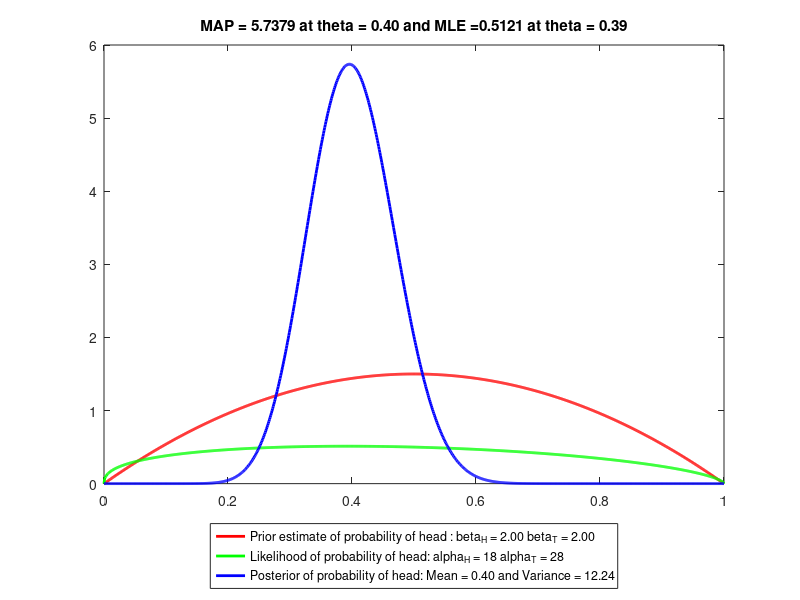

This chart was generated by the following MATLAB code:
clear all
close all
clc

space = 0:0.001:1; % Create x axis to plot the figures in.
%theta = 0.5 % Unbiased coin, change probability for biasing coin.


% Assume Prior that someone tells you out of the 20 times they have flipped
% the coin, the coin gave 11 times heads and 9 times tails. (frequentist assumption)
beta_H = 2 ;
beta_T = 2 ;
prior = betapdf(space,beta_H,beta_T);

% Now Create a sequence of 1000 tosses
sequence = binornd(1,0.5,[1000,1]);

figure
% Lets Loop over and create a posterior pdf everytime we make an
% observation.


alpha_H = 18;
alpha_T = 28;

likelihood = power(space,alpha_H/(alpha_H+alpha_T)).*power((1-space),alpha_T/(alpha_H+alpha_T));
[MLE, ind_mle] = max(likelihood); % MLE

posterior = betapdf(space,alpha_H+beta_H,alpha_T+beta_T);
a=alpha_H+beta_H;
b=alpha_T+beta_T;
[MAP, ind_map] = max(posterior); % MAP


%Plot the posterior and the prior
plot(space,prior,'Color','r','LineWidth',2);
hold on;
plot(space,likelihood,'Color','g','LineWidth',2);
hold on;
plot(space,posterior,'Color','b','LineWidth',2);
hold on;
legend({sprintf('Prior estimate of probability of head : beta_H = %1.2f beta_T = %1.2f',beta_H,beta_T),sprintf('Likelihood of probability of head: alpha_H = %i alpha_T = %i',alpha_H,alpha_T),sprintf('Posterior of probability of head: Mean = %1.2f and Variance = %1.2f',(a/(a+b)),(a*b)/((a+b)^2)*(a+b+1))},'Location','southoutside');
hold off;
title(sprintf('MAP = %1.4f at theta = %1.2f and MLE =%1.4f at theta = %1.2f',MAP,space(ind_map),MLE,space(ind_mle)));
